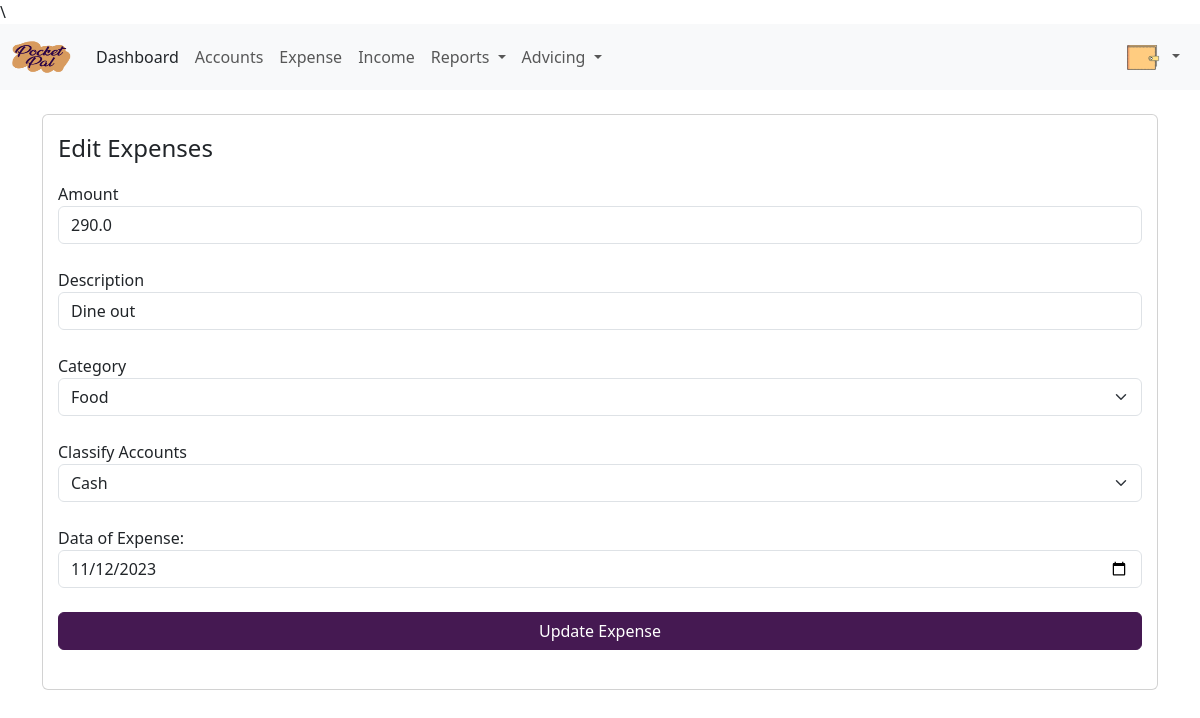
Screenshot of /expense/edit-expense/12/ (signed in) with the database file from the repository.
### Expense/models.py (models this page shows, shortened)
class Expense(models.Model):
    user = models.ForeignKey(to = User,on_delete=models.CASCADE)
    amount = models.FloatField()
    date = models.DateField(default = localtime)
    description = models.TextField()
    category = models.ForeignKey(to=Category,on_delete=models.CASCADE)
    source = models.ForeignKey(to = Source, on_delete=models.CASCADE)
    created_at = models.DateTimeField(default=localtime)
    title = models.CharField(max_length=255)
    class Meta:
        ordering:['-date']

class Category(models.Model):
    user = models.ForeignKey(to = User,on_delete=models.CASCADE)
    name = models.CharField(max_length = 256)
    created_at = models.DateTimeField(default=localtime)
    class Meta:
        verbose_name_plural = 'Expense Categories'

### Income/models.py (models this page shows, shortened)
class Source(models.Model):
	user = models.ForeignKey(to = User,on_delete=models.CASCADE)
	source = models.CharField(max_length = 256)
	created_at = models.DateTimeField(default=localtime)
	class Meta:
		verbose_name_plural = 'Income Sources'

### Expense/views.py (the view, shortened to what this page needs)
# urls.py: path('edit-expense/<int:id>/',views.edit_expense,name="edit_expense"),
@login_required(login_url='login')
def edit_expense(request,id):
    if Expense.objects.filter(id=id,user=request.user).exists():
        expense = Expense.objects.get(id=id,user=request.user)
    else:
        messages.error(request,'Something went Wrong. Please Try Again')
        return redirect('expense')
    if expense.user != request.user:
        messages.error(request,'Something Went Wrong')
        return redirect('expense')
    categories = Category.objects.all().exclude(id = expense.category.id)
    sources = Source.objects.all().exclude(id = expense.source.id)
    context = {
        'expense': expense,
        'values': expense,
        'categories': categories,
        'sources': sources,
    }
    if request.method == 'GET':
        return render(request,'expense/edit_expense.html',context)

### templates/expense/edit_expense.html (shortened to what this page needs)
{% extends "expense/expense.html" %}
{% block content %}
<div class="container py-4">
  <div class="row g-0 align-items-center">
    <div class="card cascading-right"
      style="padding: 15px; background: hsla(0, 0%, 100%, 0.55); backdrop-filter: blur(30px);">
      <div class="row">
        <div class="col-9">
          <p class="fs-4 text-start">Edit Expenses</p>
        </div>
      </div>
      <div>
        <form action="{% url 'edit_expense' expense.id %}" method="POST">
          <div class="form-outline mb-4">
            <label for="acc_name">Amount</label>
            <input type="number" name="amount" value="{{ values.amount }}" id="acc_name" class="form-control"
              required />
          </div>
          <div class="form-outline mb-4">
            <label for="acc_desc">Description</label>
            <input type="text" id="acc_desc" class="form-control" name="description" value="{{ values.description }}"
              required />
          </div>
          <div class="form-outline mb-4">
            <label for="">Category</label>
            <select class="form-select" id="accountSelect1" name="category">
              <option selected name="category" value="{{values.category.name}}">{{values.category.name}}</option>
            </select>
          </div>
          <div class="form-outline mb-4">
            <label for="">Classify Accounts</label>
            <select class="form-select" id="SourceSelect" name="source">
              <option selected name="source" value="{{values.source.source}}">{{values.source.source}}</option>
            </select>
          </div>
          <div class="form-group form-outline mb-4">
            <label for="acc_date">Data of Expense:</label>
            <input type="date" id="acc_date" class="form-control" name="expense_date"
              value="{{values.date |date:'Y-m-d' }}">
          </div>
          <div class="form-outline mb-4 modal-footer d-flex justify-content-center">
            <button type="submit" class="btn btn-primary btn-sub">Update Expense</button>
          </div>
        </form>
      </div>
    </div>
  </div>
</div>
{% endblock %}

### templates/expense/expense.html (style rules this page uses)
.btn-sub { background-color: #451952; color: #ffffff; border: 1px solid #451952; width: 100%; }

### rows the page displays
Expense: amount "290.0", description "Dine out", category "Food", source "Cash", expense_date "11/12/2023"
